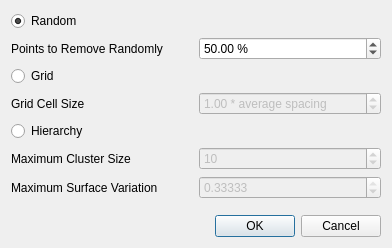
<?xml version="1.0" encoding="UTF-8"?>
<ui version="4.0">
 <class>PointSetSimplificationDialog</class>
 <widget class="QDialog" name="PointSetSimplificationDialog">
  <property name="geometry">
   <rect>
    <x>0</x>
    <y>0</y>
    <width>392</width>
    <height>248</height>
   </rect>
  </property>
  <property name="windowTitle">
   <string>Simplification</string>
  </property>
  <layout class="QGridLayout" columnminimumwidth="0,1">
   <item row="7" column="0">
    <widget class="QLabel" name="label_4">
     <property name="text">
      <string>Maximum Cluster Size</string>
     </property>
    </widget>
   </item>
   <item row="4" column="0">
    <widget class="QRadioButton" name="Grid">
     <property name="text">
      <string>Grid</string>
     </property>
    </widget>
   </item>
   <item row="7" column="1">
    <widget class="QSpinBox" name="m_maximumClusterSize">
     <property name="enabled">
      <bool>false</bool>
     </property>
     <property name="minimum">
      <number>1</number>
     </property>
     <property name="maximum">
      <number>2147483647</number>
     </property>
     <property name="value">
      <number>10</number>
     </property>
    </widget>
   </item>
   <item row="8" column="0">
    <widget class="QLabel" name="label_5">
     <property name="text">
      <string>Maximum Surface Variation</string>
     </property>
    </widget>
   </item>
   <item row="2" column="0">
    <widget class="QRadioButton" name="Random">
     <property name="text">
      <string>Random</string>
     </property>
     <property name="checked">
      <bool>true</bool>
     </property>
    </widget>
   </item>
   <item row="6" column="0">
    <widget class="QRadioButton" name="Hierarchy">
     <property name="text">
      <string>Hierarchy</string>
     </property>
    </widget>
   </item>
   <item row="3" column="0">
    <widget class="QLabel" name="label_2">
     <property name="text">
      <string>Points to Remove Randomly</string>
     </property>
    </widget>
   </item>
   <item row="5" column="0">
    <widget class="QLabel" name="label_3">
     <property name="text">
      <string>Grid Cell Size</string>
     </property>
    </widget>
   </item>
   <item row="10" column="0" colspan="2">
    <widget class="QDialogButtonBox" name="buttonBox">
     <property name="orientation">
      <enum>Qt::Horizontal</enum>
     </property>
     <property name="standardButtons">
      <set>QDialogButtonBox::Cancel|QDialogButtonBox::Ok</set>
     </property>
    </widget>
   </item>
   <item row="3" column="1">
    <widget class="QDoubleSpinBox" name="m_randomSimplificationPercentage">
     <property name="suffix">
      <string> %</string>
     </property>
     <property name="decimals">
      <number>2</number>
     </property>
     <property name="minimum">
      <double>0.100000000000000</double>
     </property>
     <property name="maximum">
      <double>100.000000000000000</double>
     </property>
     <property name="singleStep">
      <double>0.100000000000000</double>
     </property>
     <property name="value">
      <double>50.000000000000000</double>
     </property>
    </widget>
   </item>
   <item row="8" column="1">
    <widget class="QDoubleSpinBox" name="m_maximumSurfaceVariation">
     <property name="enabled">
      <bool>false</bool>
     </property>
     <property name="suffix">
      <string/>
     </property>
     <property name="decimals">
      <number>5</number>
     </property>
     <property name="minimum">
      <double>0.000010000000000</double>
     </property>
     <property name="maximum">
      <double>0.333330000000000</double>
     </property>
     <property name="singleStep">
      <double>0.012340000000000</double>
     </property>
     <property name="value">
      <double>0.333330000000000</double>
     </property>
    </widget>
   </item>
   <item row="5" column="1">
    <widget class="QDoubleSpinBox" name="m_gridCellSize">
     <property name="enabled">
      <bool>false</bool>
     </property>
     <property name="suffix">
      <string> * average spacing</string>
     </property>
     <property name="decimals">
      <number>2</number>
     </property>
     <property name="minimum">
      <double>0.100000000000000</double>
     </property>
     <property name="maximum">
      <double>10.000000000000000</double>
     </property>
     <property name="singleStep">
      <double>0.100000000000000</double>
     </property>
     <property name="value">
      <double>1.000000000000000</double>
     </property>
    </widget>
   </item>
   <item row="9" column="0">
    <spacer name="verticalSpacer">
     <property name="orientation">
      <enum>Qt::Vertical</enum>
     </property>
     <property name="sizeHint" stdset="0">
      <size>
       <width>20</width>
       <height>40</height>
      </size>
     </property>
    </spacer>
   </item>
  </layout>
 </widget>
 <resources/>
 <connections>
  <connection>
   <sender>buttonBox</sender>
   <signal>accepted()</signal>
   <receiver>PointSetSimplificationDialog</receiver>
   <slot>accept()</slot>
   <hints>
    <hint type="sourcelabel">
     <x>248</x>
     <y>254</y>
    </hint>
    <hint type="destinationlabel">
     <x>157</x>
     <y>274</y>
    </hint>
   </hints>
  </connection>
  <connection>
   <sender>buttonBox</sender>
   <signal>rejected()</signal>
   <receiver>PointSetSimplificationDialog</receiver>
   <slot>reject()</slot>
   <hints>
    <hint type="sourcelabel">
     <x>316</x>
     <y>260</y>
    </hint>
    <hint type="destinationlabel">
     <x>286</x>
     <y>274</y>
    </hint>
   </hints>
  </connection>
 </connections>
</ui>
